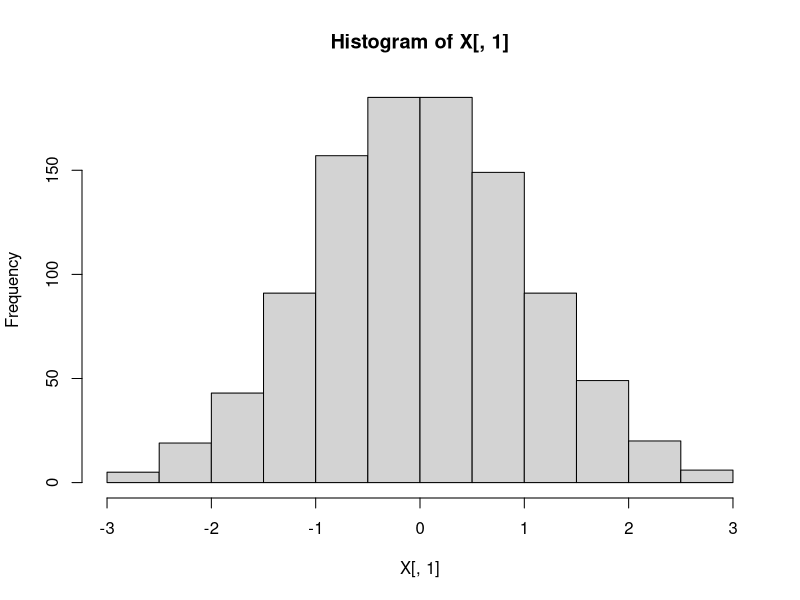
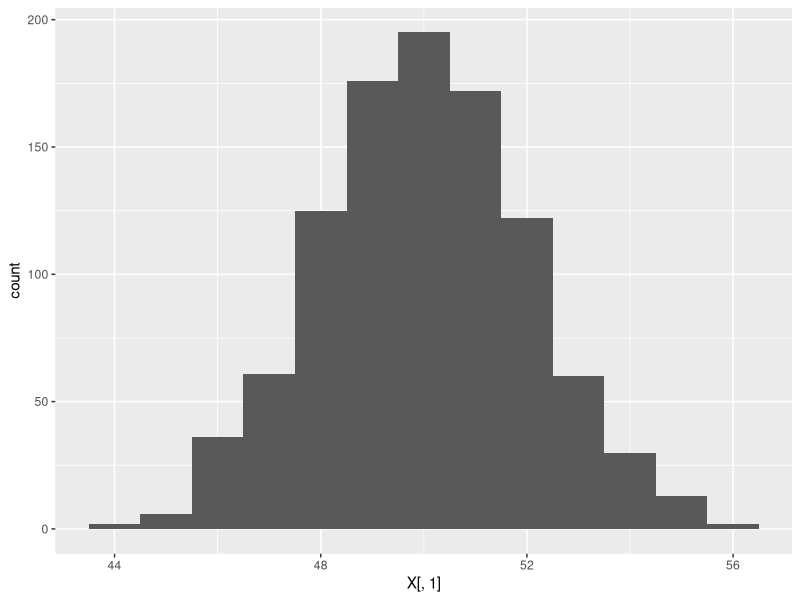
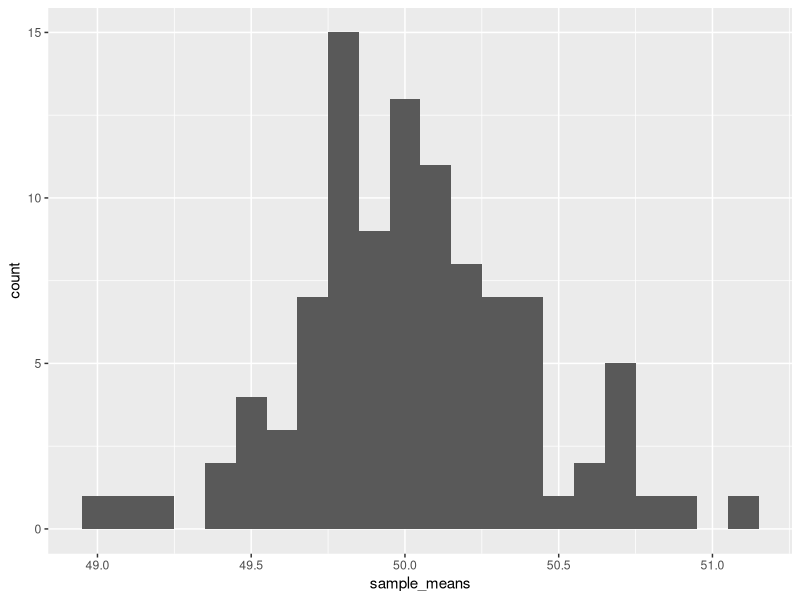
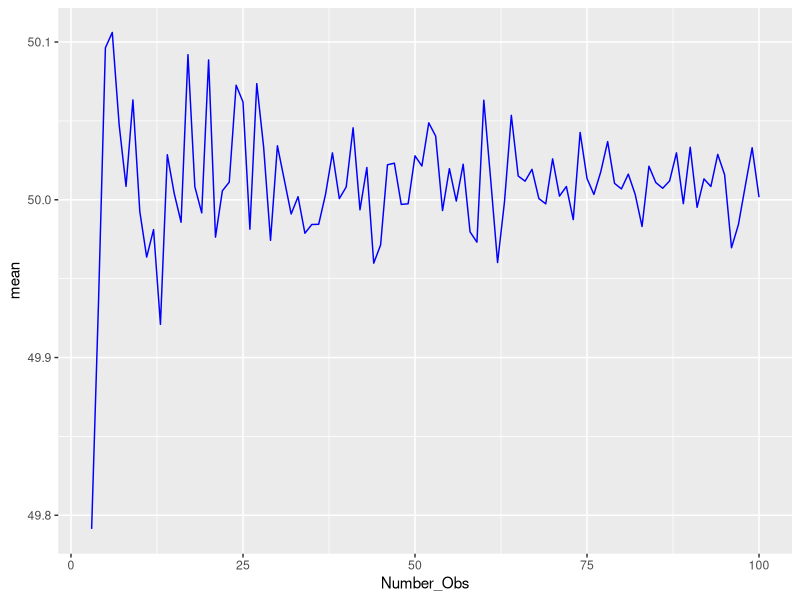
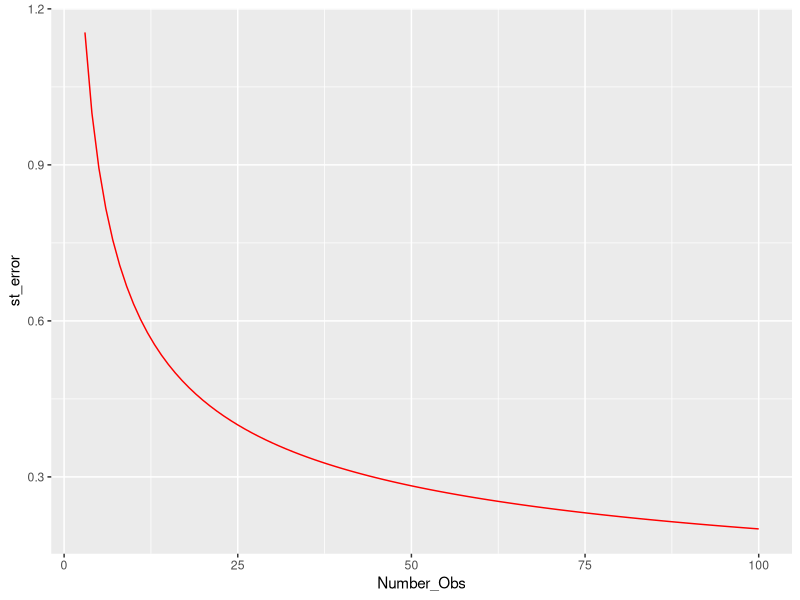
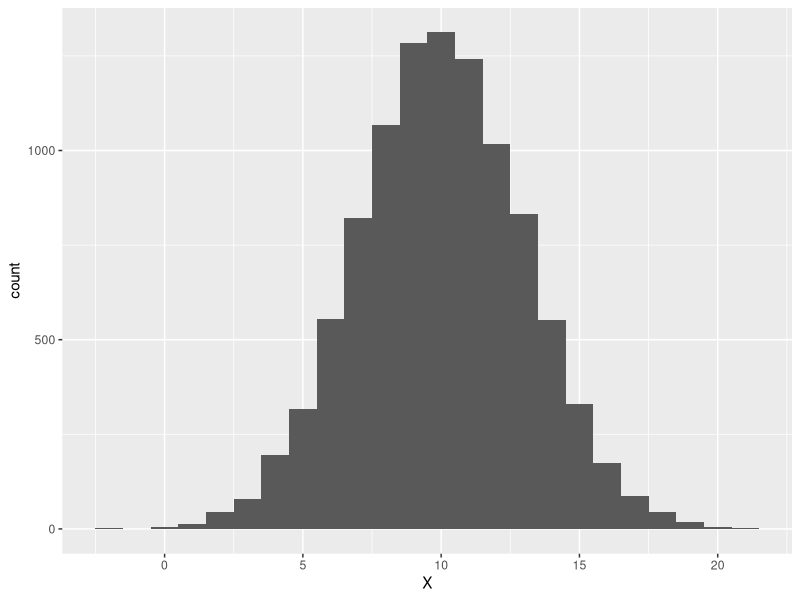
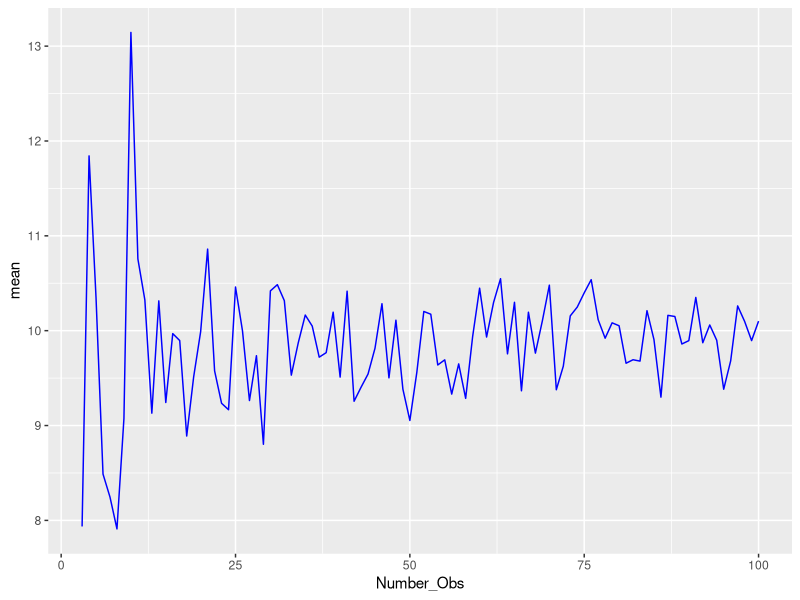
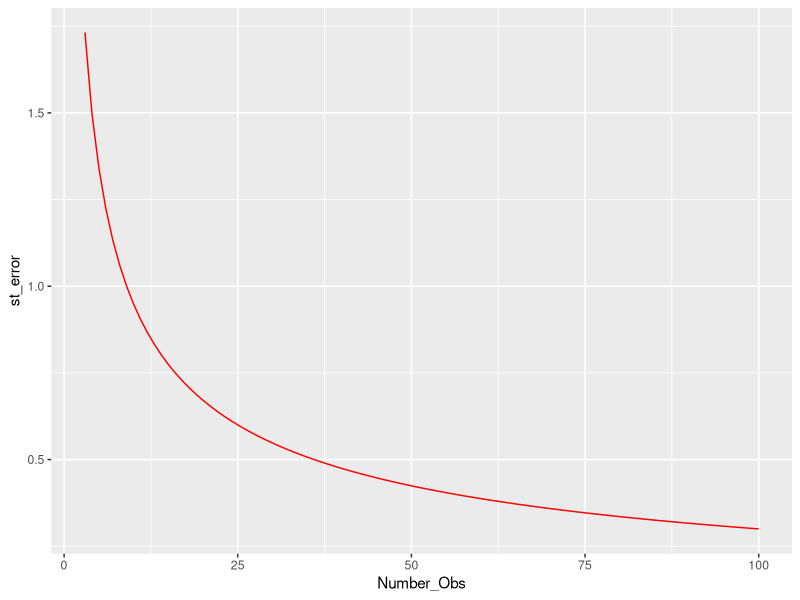

Write the R code that produced these figures, in order.
## ---- chunk 1
knitr::opts_chunk$set(echo = TRUE)
## ---- chunk 2

library(dplyr)
library(plyr)
library(tidyr)
library(ggplot2)
library(reshape2)


X <- NULL
# Create a variable n which is the number of observations we'll look at.  
n = 1000

#The variable p will be the width of that variable.  
p = 2

#rnorm generates a random draw from a standard normal distribution.
X = matrix(rnorm(n*p), n, p)

# This lets us look at the data
head(X)
# Histogram of the first column.  We can see that it looks like a bell curve
hist(X[,1])

#NOTE: if you wanted to draw from something with a non-zero mean and 
#more interesting variance that's: rnorm(n*p)*st_dev + mu
st_dev <- 2
mu <- 50

X[,1] <- X[,1]*st_dev + mu
X <-data.frame(X)
ggplot(X,aes(X[,1])) + geom_histogram(binwidth=1)
# Base R version: hist(X[,1])

# So Jacob made this data up.  We know that the mean is 50.  
# There is a really nice function in R called "sample" which 
# lets us take a random sub sample of our data say I'd like to 
# take a sample of 25 observations 

obs = 25
total_samps = 100

#sample_means = matrix(0, total_samps, 1)
sample_means = rep(0,total_samps)

for (i in 1:total_samps) {
subsample <- c(sample(X[,1], obs))
sample_means[i] = mean(subsample)
}

sample_means <-data.frame(sample_means)
ggplot(sample_means,aes(sample_means)) + geom_histogram(binwidth=.1)
st_err <- st_dev/(obs^.5)

#hist(sample_means)
summary(sample_means)

#Create a vector which increments up from an initial value to 100 by one
obs_0 = 3
obs_max = 100
obs_vec <- seq(obs_0, obs_max, 1)
obs_count <- length(obs_vec) 

#Create dataframe to store our observations
sim_power = matrix(0, obs_count, 3)
sim_power[,1]<-obs_vec 
sim_power <- data.frame(sim_power)
colnames(sim_power) <- c("Number_Obs","mean","st_error")

#Reset sample_means
sample_means <- NULL
sample_means = rep(0,total_samps)

for (j in 1:obs_count) {
  for (i in 1:total_samps) {
  subsample <- c(sample(X[,1], sim_power[j,1]))
  sample_means[i] = mean(subsample)
  }
  sim_power[j,2] <- mean(sample_means)
  sim_power[j,3] <- st_dev/(sim_power[j,1]^.5)
}

ggplot(sim_power, aes(Number_Obs)) + geom_line(aes(y=mean),colour = "blue") 
ggplot(sim_power, aes(Number_Obs)) + geom_line(aes(y=st_error),colour = "red")


# Question: Take a normal distribution with mu = 10 and variance of 9 (e.g., standard deviation of 3).  Simulate a population of 10,000.  What is the sample size needed to make the standard error of the sample mean sufficiently small so that no more than 5% of the sample means are less 9?

#Setting up the simulated population
X <- NULL
n = 10000
p = 1
X = matrix(rnorm(n*p), n, p)
st_dev <- 3
mu = 10
X[,1] <- X[,1]*st_dev + mu
X <-data.frame(X)
ggplot(X,aes(X)) + geom_histogram(binwidth=1)

#Create a vector which increments up from an initial value to 100 by one
obs_0 = 3
obs_max = 100
obs_vec <- seq(obs_0, obs_max, 1)
obs_count <- length(obs_vec)

#Create dataframe to store our observations
sim_power = matrix(0, obs_count, 3)
sim_power[,1]<-obs_vec
sim_power <- data.frame(sim_power)
colnames(sim_power) <- c("Number_Obs","mean","st_error")

#Reset sample_means
sample_means <- NULL
sample_means = rep(0,100)

for (j in 1:obs_count) {
  for (i in 1:100) {
    subsample <- c(sample(X[,1], sim_power[j,1]))
    sample_means[i] = mean(subsample)
  }
  sim_power[j,2] <- sample_means[i]
  sim_power[j,3] <- st_dev/(sim_power[j,1]^.5)
  sim_power[j,4] <- quantile(sim_power[j,2],0.05)
}



ggplot(sim_power, aes(Number_Obs)) + geom_line(aes(y=mean),colour = "blue") 
ggplot(sim_power, aes(Number_Obs)) + geom_line(aes(y=st_error),colour = "red")

